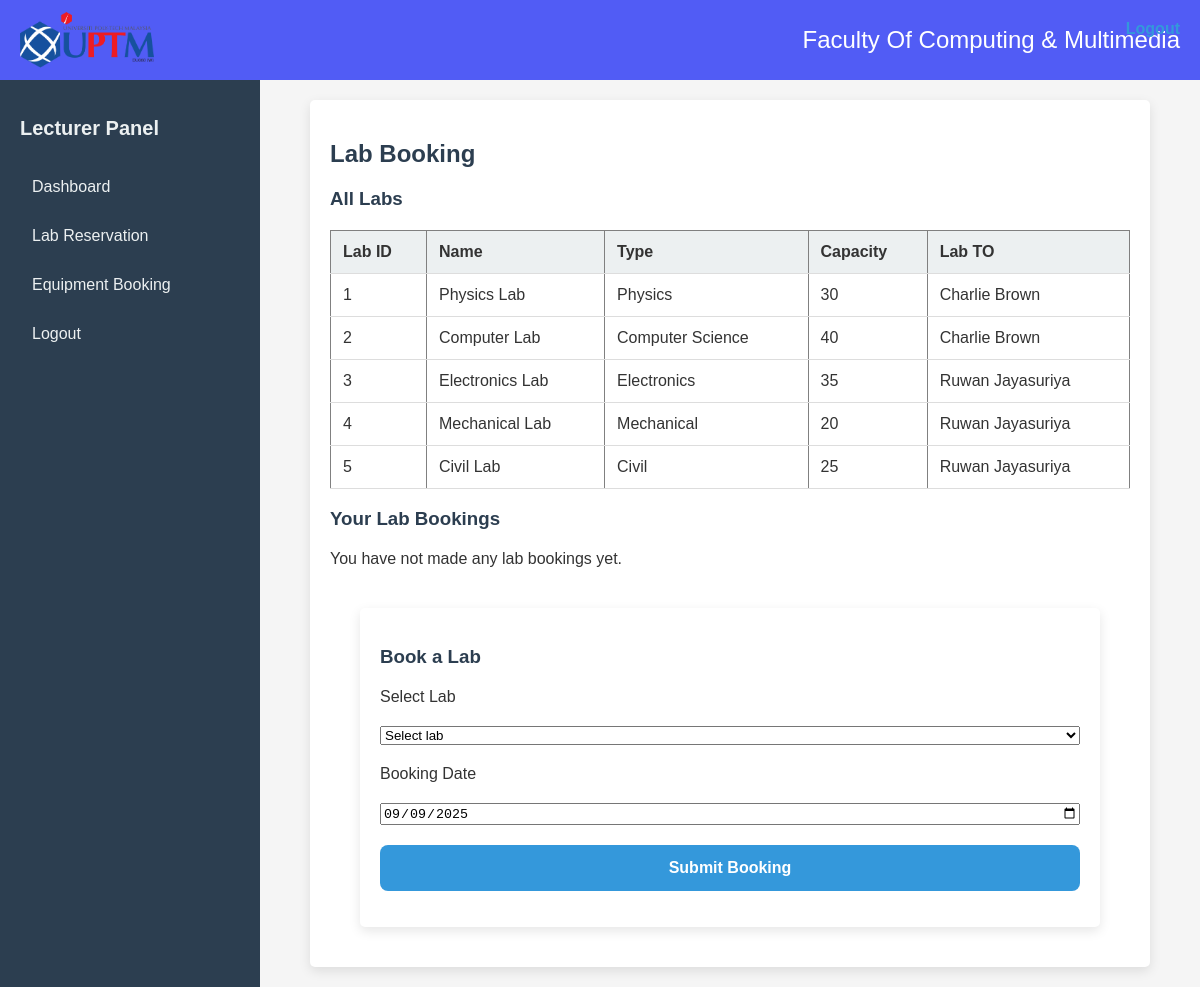
Page /lecturer/lecturer_lab.php (signed in) on the earlier database version.
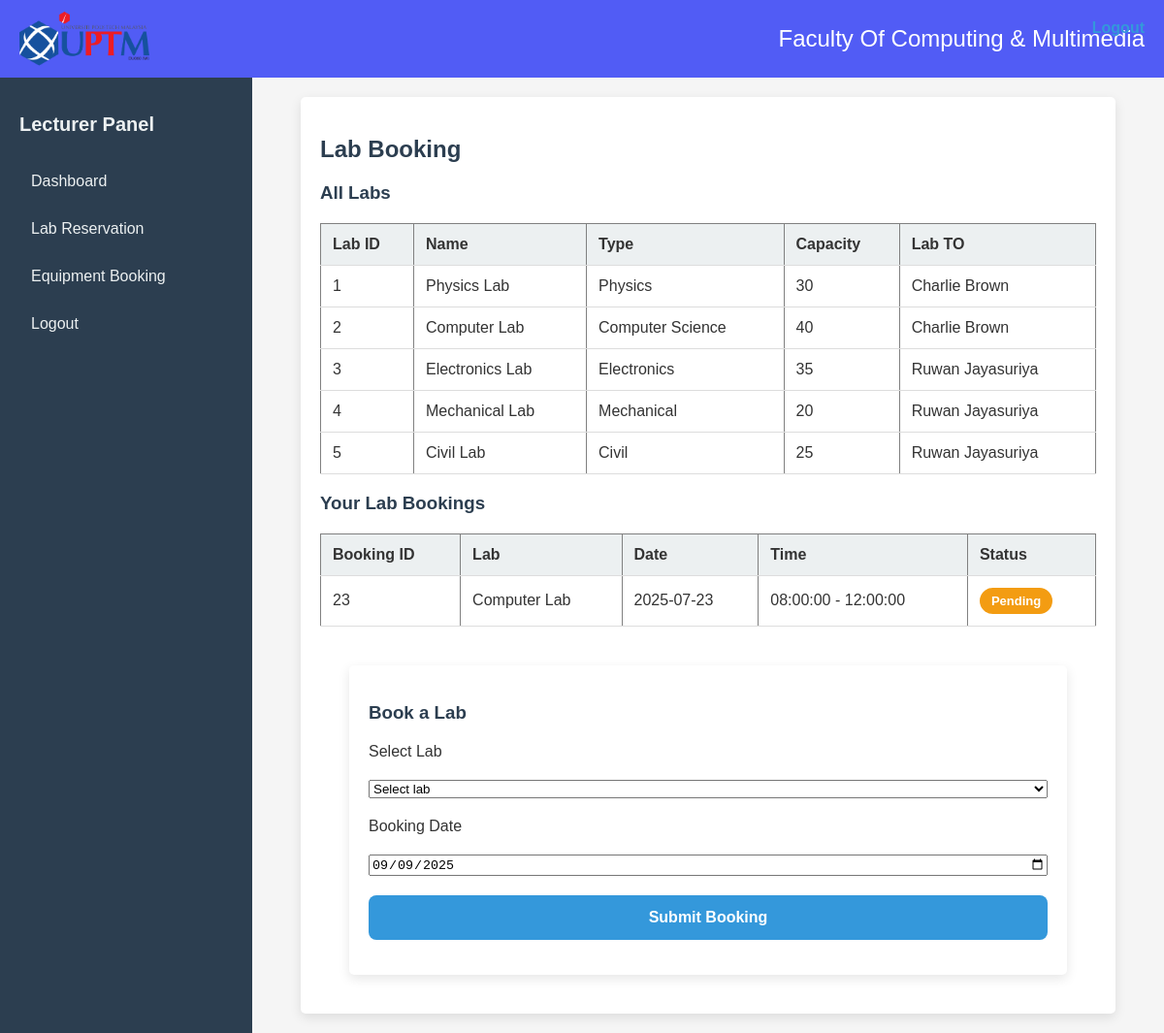
Same page on the later database version.
### tables this page shows
CREATE TABLE `lab` (
  `Lab_ID` int(11) NOT NULL,
  `Name` varchar(100) DEFAULT NULL,
  `Type` varchar(50) DEFAULT NULL,
  `Capacity` int(11) DEFAULT NULL,
  `Lab_TO_ID` int(11) DEFAULT NULL
);

CREATE TABLE `lab_to` (
  `Lab_TO_ID` int(11) NOT NULL,
  `user_id` varchar(10) DEFAULT NULL,
  `Name` varchar(100) DEFAULT NULL
);

CREATE TABLE `lab_booking` (
  `Booking_ID` int(11) NOT NULL,
  `Booking_Date` date DEFAULT NULL,
  `Status` enum('pending','approved','rejected','cancelled','confirmed') NOT NULL DEFAULT 'confirmed',
  `User_ID` varchar(20) DEFAULT NULL,
  `Schedule_ID` int(11) DEFAULT NULL
);

CREATE TABLE `lab_schedule` (
  `Schedule_ID` int(11) NOT NULL,
  `Date` date DEFAULT NULL,
  `Start_Time` time DEFAULT NULL,
  `End_Time` time DEFAULT NULL,
  `Lab_ID` int(11) DEFAULT NULL,
  `Remaining_Capacity` int(11) DEFAULT NULL,
  `Status` enum('pending','approved','rejected') DEFAULT 'pending',
  `Instructor_ID` int(11) DEFAULT NULL,
  `Lab_TO_ID` int(11) DEFAULT NULL
);

### lecturer/lecturer_lab.php (the view, shortened to what this page needs)
<?php
include '../config.php';
include 'header.php';
echo '<div class="wrapper">';
echo '<div class="sidebar">
        <h2>Lecturer Panel</h2>
        <a href="lecture_dashboard.php">Dashboard</a>
        <a href="lecturer_lab.php">Lab Reservation</a>
        <a href="lecturer_equipment.php">Equipment Booking</a>
        <a href="logout.php">Logout</a>
      </div>';
echo '<div class="main-content container">';
echo '<div class="top-right"><a href="logout.php">Logout</a></div>';
echo "<h2>Lab Booking</h2>";
echo "<h3>All Labs</h3>";
$labs = $conn->query("
    SELECT l.Lab_ID, l.Name, l.Type, l.Capacity, t.Name AS LabTO
    FROM lab l
    LEFT JOIN lab_to t ON l.Lab_TO_ID = t.Lab_TO_ID
    ORDER BY l.Lab_ID
");
if ($labs && $labs->num_rows > 0) {
    echo "<table border='1' cellpadding='5'><tr>
        <th>Lab ID</th><th>Name</th><th>Type</th><th>Capacity</th><th>Lab TO</th>
    </tr>";
    while ($row = $labs->fetch_assoc()) {
        echo "<tr>
            <td>{$row['Lab_ID']}</td>
            <td>" . htmlspecialchars($row['Name']) . "</td>
            <td>" . htmlspecialchars($row['Type']) . "</td>
            <td>{$row['Capacity']}</td>
            <td>" . htmlspecialchars($row['LabTO']) . "</td>
        </tr>";
    }
    echo "</table>";
} else {
    echo "<p>No labs found.</p>";
}
echo "<h3>Your Lab Bookings</h3>";
$userId = $_SESSION['user_id'];
$userBookings = $conn->prepare("
    SELECT lb.Booking_ID, l.Name AS LabName, ls.Date, ls.Start_Time, ls.End_Time, lb.Status
    FROM lab_booking lb
    JOIN lab_schedule ls ON lb.Schedule_ID = ls.Schedule_ID
    JOIN lab l ON ls.Lab_ID = l.Lab_ID
    WHERE lb.User_ID = ?
    ORDER BY lb.Booking_ID DESC
");
$userBookings->bind_param("s", $userId);
$userBookings->execute();
$result = $userBookings->get_result();
if ($result && $result->num_rows > 0) {
    echo "<table border='1' cellpadding='5'><tr>
        <th>Booking ID</th><th>Lab</th><th>Date</th><th>Time</th><th>Status</th>
    </tr>";
    while ($row = $result->fetch_assoc()) {
        $statusClass = strtolower($row['Status']);
        echo "<tr>
            <td>{$row['Booking_ID']}</td>
            <td>" . htmlspecialchars($row['LabName']) . "</td>
            <td>{$row['Date']}</td>
            <td>{$row['Start_Time']} - {$row['End_Time']}</td>
            <td><span class='status {$statusClass}'>" . ucfirst($row['Status']) . "</span></td>
        </tr>";
    }
    echo "</table>";
} else {
    echo "<p>You have not made any lab bookings yet.</p>";
}
echo '<div class="container" style="margin-top: 40px; max-width: 700px;">
    <h3 style="color:#2c3e50;">Book a Lab</h3>
    <form action="lecturer_booklab.php" method="POST" style="display: grid; gap: 20px;">';
    echo '<label for="schedule_id">Select Lab</label>';
    echo '<select name="schedule_id" id="schedule_id" required>
            <option value="" disabled selected>Select lab</option>';
    echo '</select>';
    echo '<label for="booking_date">Booking Date</label>';
    echo '<input type="date" name="booking_date" id="booking_date" value="' . date('Y-m-d') . '" required>';
    echo '<button type="submit" style="
        padding: 14px;
        background-color: #3498db;
        color: white;
        border: none;
        border-radius: 8px;
        font-size: 16px;
        font-weight: 600;
        cursor: pointer;
        transition: background-color 0.3s ease;
    ">Submit Booking</button>';
echo '</form></div>';
echo '</div>';
echo "</body></html>";
?>

Differences in the rows shown:
added lab_booking: Booking_ID "23", lab.Name "Computer Lab", Schedule_ID.Date "2025-07-23", Schedule_ID.Start_Time "08:00:00", Schedule_ID.End_Time "12:00:00", Status "Pending"
Other differences:
text no longer shown: "You have not made any lab bookings yet."
text now shown: "Booking ID Lab Date Time Status"
